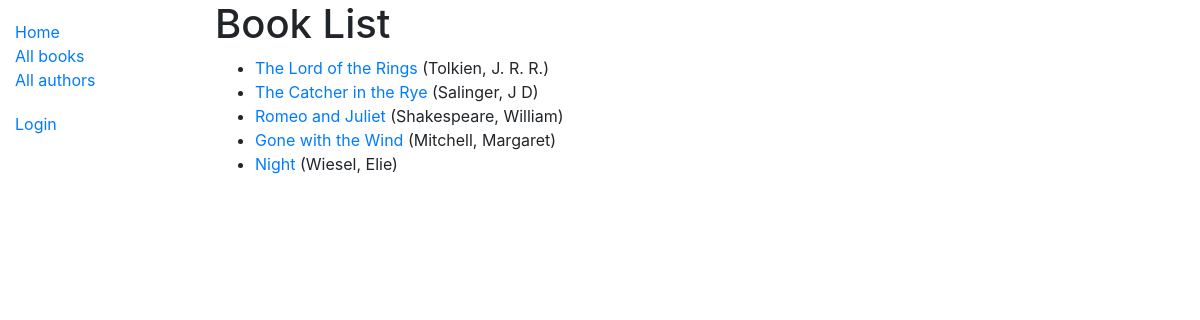
/catalog/books/, run on the app's committed database.
### catalog/models.py (models this page shows, shortened)
class Book(models.Model):
    title = models.CharField(max_length=200)
    author = models.ForeignKey('Author', on_delete = models.SET_NULL, null= True)
    summary = models.TextField(max_length=1000, help_text= 'Enter a brief description of the book.')
    isbn = models.CharField('ISBN', max_length=13, unique=True,
            help_text = '13 Character <a href="https://www.isbn-international.org/content/what-isbn">ISBN number</a>')
    genre = models.ManyToManyField(Genre, help_text = 'Select a genre for this book')
    def get_absolute_url(self):
        return reverse('book-detail', args =[str(self.id)])
    def display_genre(self):
        """Create a string  for the Genre.This is required to display genre in Admin."""
        return ','.join(genre.name for genre in self.genre.all()[:3])
    display_genre.short_description = 'Genre'

class Author(models.Model):
    first_name = models.CharField(max_length=100)
    last_name = models.CharField(max_length=100)
    date_of_birth = models.DateField(null=True, blank= True)
    date_of_death = models.DateField('Died', null=True, blank=True)
    class Meta:
        ordering = ['last_name', 'first_name']
    def __str__(self):
        return f'{self.last_name}, {self.first_name}'

### catalog/views.py (the view)
# urls.py: path('books/', views.BookListView.as_view(), name='books'),
class BookListView(generic.ListView):
    model = Book

### catalog/templates/catalog/book_list.html
{% extends "base_generic.html" %}
{% block content %}
  <h1>Book List</h1>
  {% if book_list %}
  <ul>
    {% for book in book_list %}
      <li>
        <a href="{{ book.get_absolute_url }}">{{ book.title }}</a> ({{book.author}})
      </li>
    {% endfor %}
  </ul>
  {% else %}
    <p>There are no books in the library.</p>
  {% endif %}
{% endblock %}

### data on the page
Book: title "The Lord of the Rings", author "Tolkien, J. R. R."
Book: title "The Catcher in the Rye", author "Salinger, J D"
Book: title "Romeo and Juliet", author "Shakespeare, William"
Book: title "Gone with the Wind", author "Mitchell, Margaret"
Book: title "Night", author "Wiesel, Elie"
